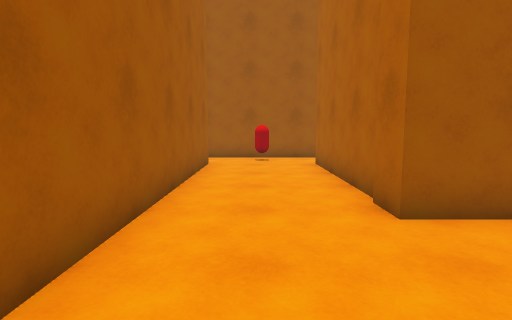
view 1 (above)

16 first-person views from a walk through a 3-D level made in the Unity game engine. The camera is 1.3 m above the floor, tilts 6° down and sees 80° across. The floor is counted in squares, 1 m on a side. Each view is taken from the middle of a square. On the plan, view 1 faces up. The plan holds only what a view shows up to about 14 squares ahead; the rest is blank. The player is left out.

view 2
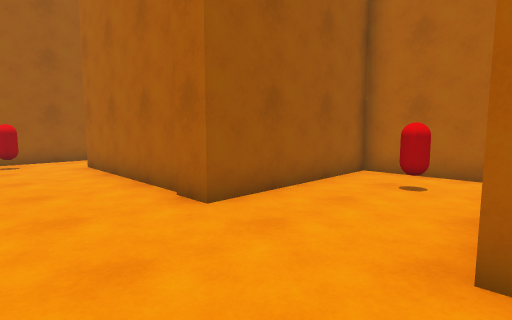

view 3
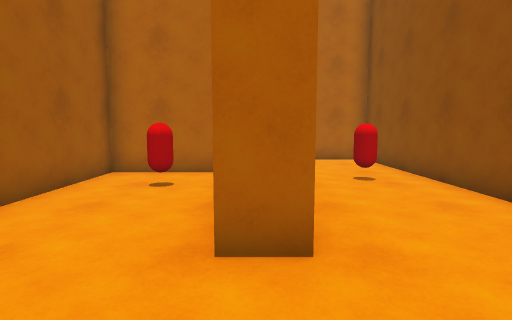

view 4
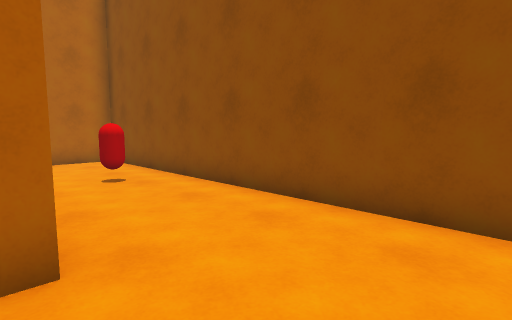

view 5
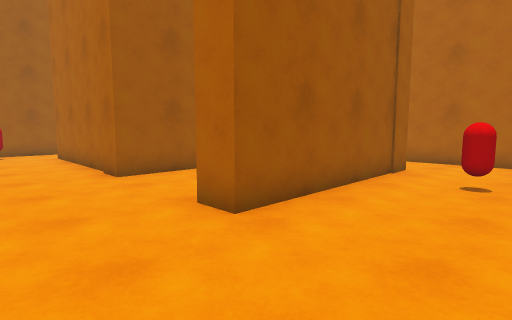

view 6
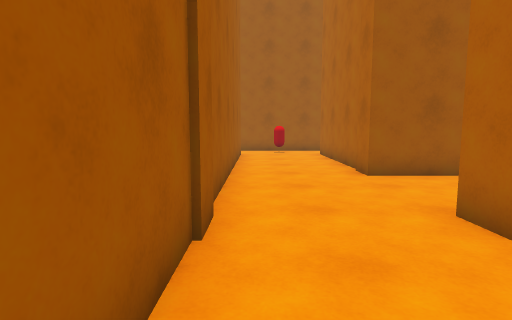

view 7
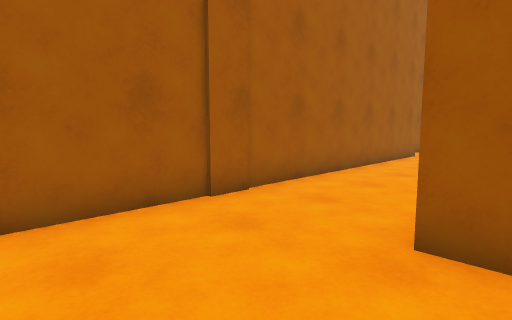

view 8
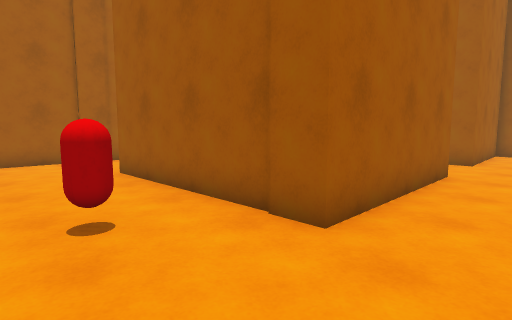

view 9
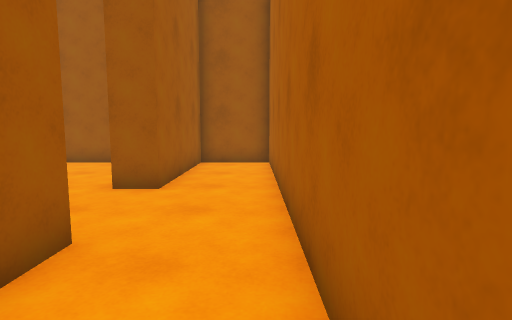

view 10
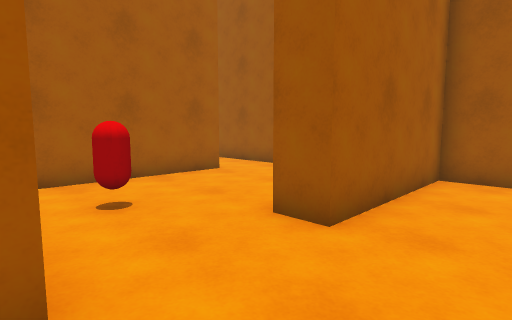

view 11
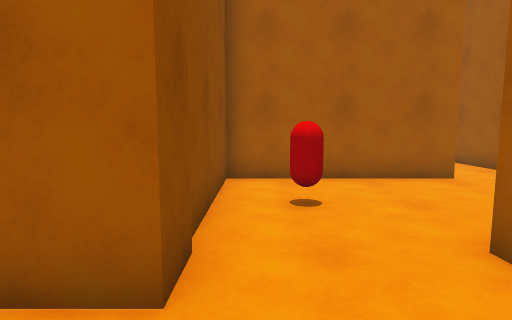

view 12
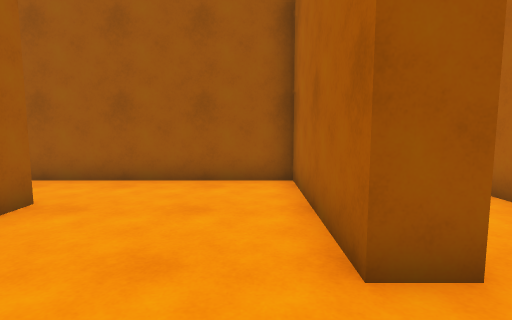

view 13
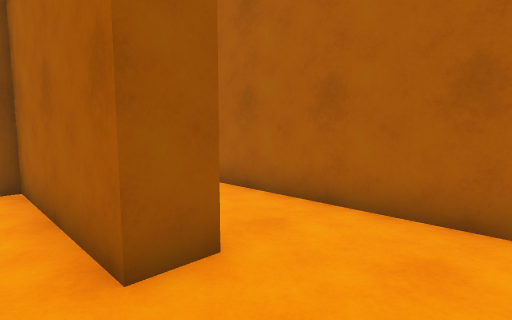

view 14
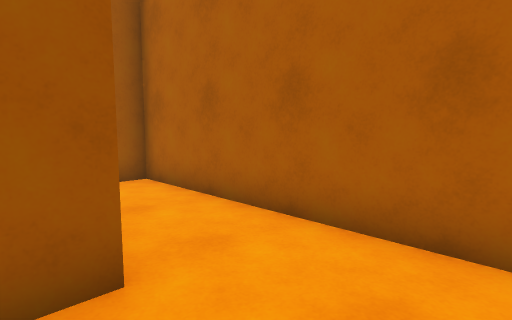

view 15
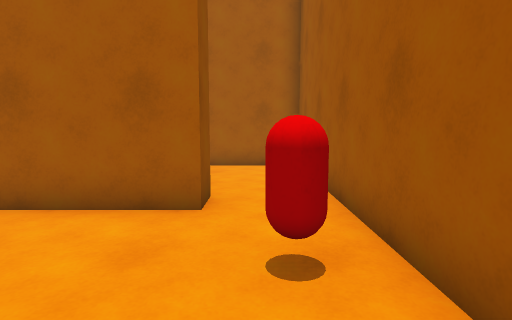

view 16
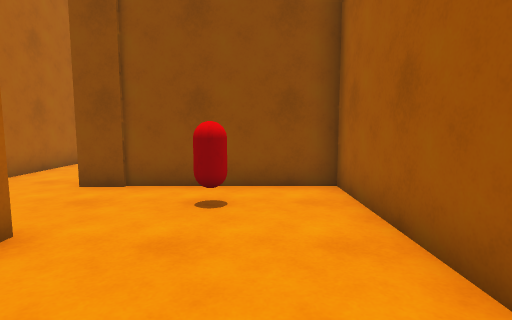

### Floor plan
Points are (right, up) in squares from view 1. A wall is a line through its corners. A room is listed if a view was taken in it or the views show most of it. See-through windows are left out.
Room 1 (views 1, 2, 3, 4, 5, 6, 7, 8)
walls: (2.2, 5.4) (2.2, 11.3); (7.9, 1.2) (7.9, 4.2) (2, 4.2) (2, 5.3); (8.9, -0.6) (2, -0.6) (2, 0.5); (-0.7, -4.5) (11.5, -4.5) (11.5, -2.5); (-2.8, 11.1) (-1.7, 11.1) (-1.7, -3.7); (1.4, 13.5) (-3.6, 13.5)
ways out: opening at (2.5, 12.5) to room 2; opening at (10.5, -1.5) to room 2; opening at (-2.5, 12.5)
objects: red capsule (0, 12); red capsule (6, 2); red capsule (7, -3)
Room 2 (views 9, 10, 11, 12, 13, 14, 15, 16)
walls: (3.2, 11.3) (3.2, 5.2) (8.9, 5.2) (8.9, -0.6); (11.5, -2.5) (11.5, 13.5) (8.9, 13.5) (8.9, 8.4) (7.9, 8.4) (7.9, 13.5) (1.4, 13.5)
ways out: opening at (2.5, 12.5) to room 1; opening at (10.5, -1.5) to room 1
objects: red capsule (6, 7)

Positions as (right, up) in squares from view 1, and headings:
1: (0, 0), facing up
2: (-1, 0), facing up-right
3: (-1, 0), facing right
4: (-1, 0), facing down-right
5: (-1, -4), facing up-right
6: (-1, -4), facing up
7: (3, -4), facing up-left
8: (11, -4), facing up-left
9: (11, 2), facing up
10: (11, 5), facing up-left
11: (11, 6), facing left
12: (7, 6), facing up
13: (7, 6), facing up-right
14: (8, 6), facing up-right
15: (3, 12), facing left
16: (5, 12), facing down
